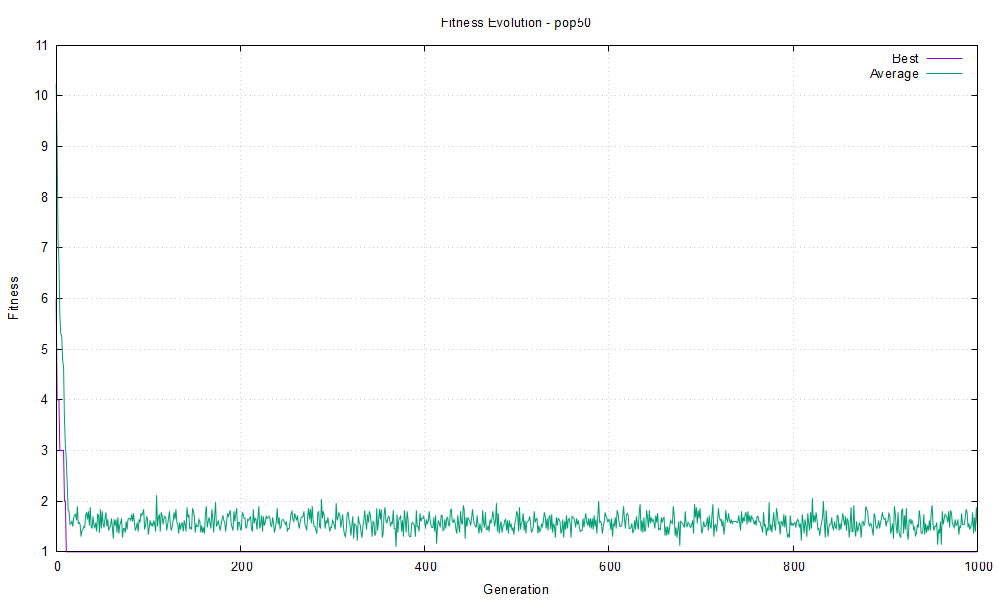

Recreate this plot in gnuplot.
set terminal pngcairo size 1000,600 enhanced font 'Arial,10'
set output 'plot_pop50.png'
set title 'Fitness Evolution - pop50'
set xlabel 'Generation'
set ylabel 'Fitness'
set grid
plot 'fitness_pop50.txt' using 1:2 with lines title 'Best', \
     'fitness_pop50.txt' using 1:3 with lines title 'Average'
